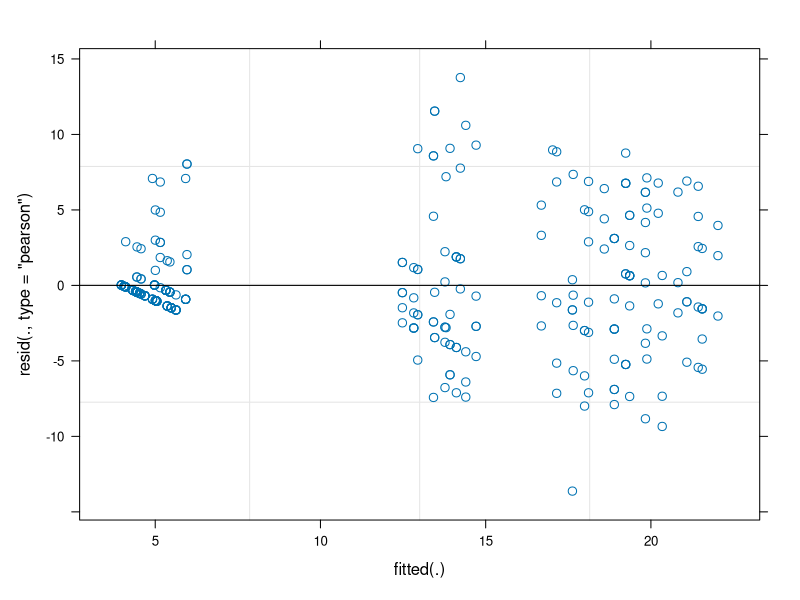
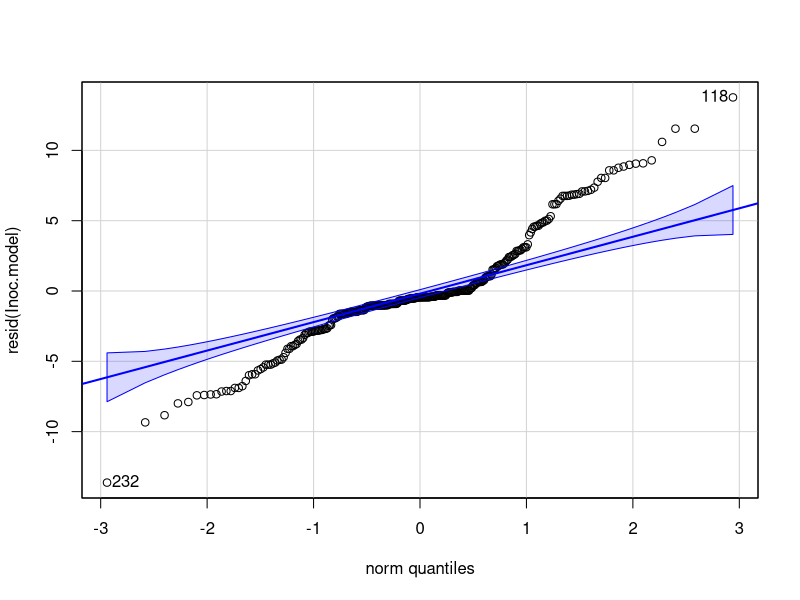
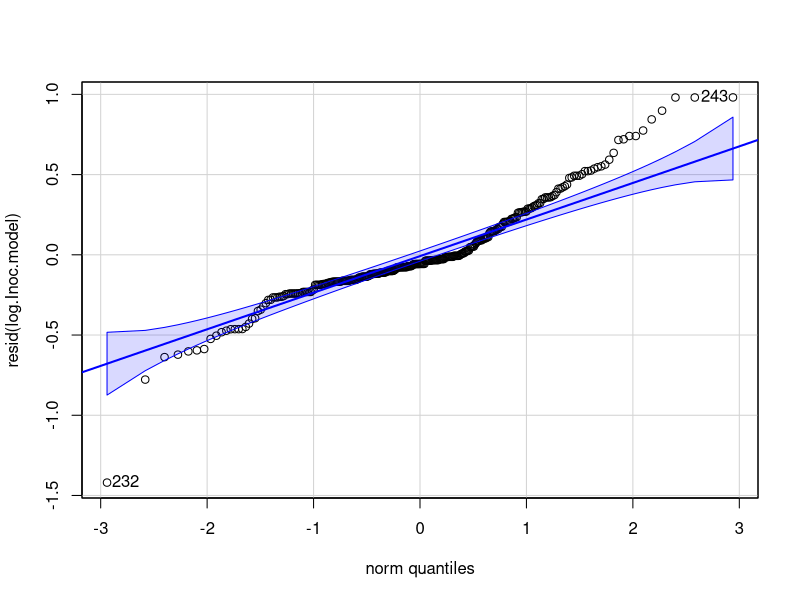
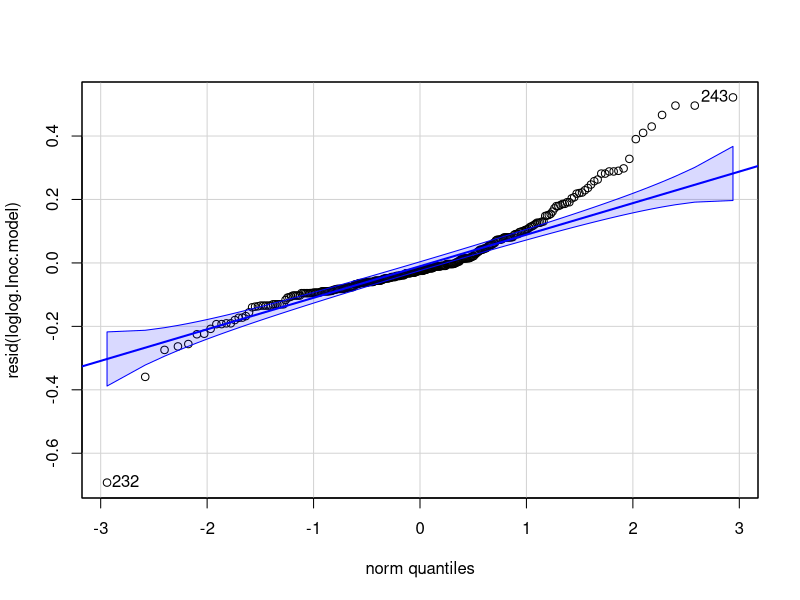
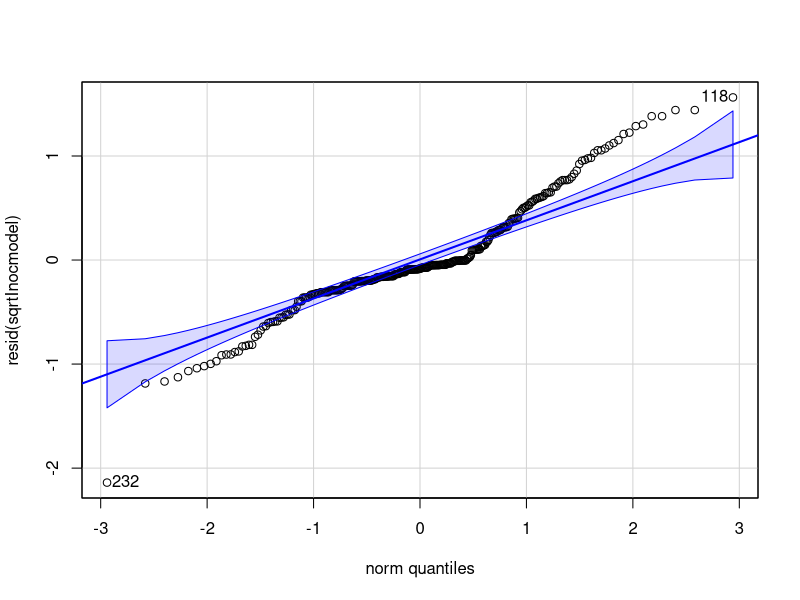
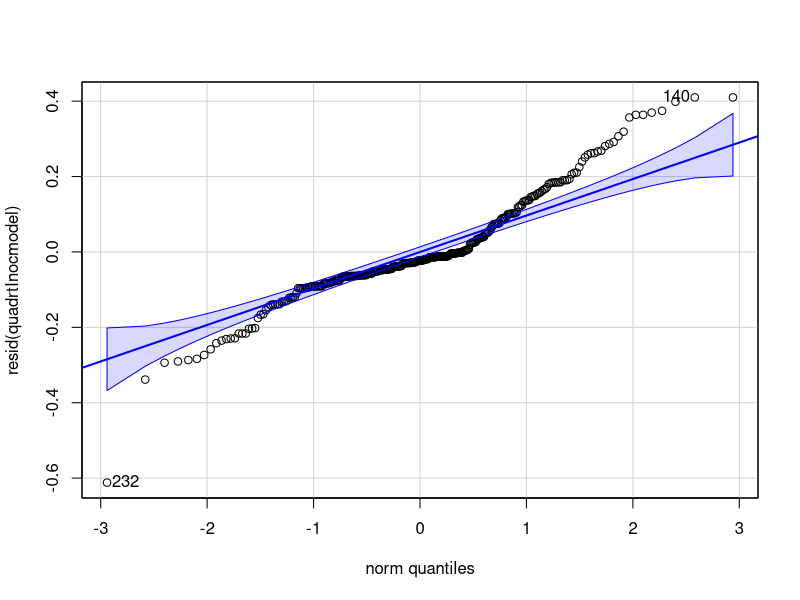

Generate these figures, in order, with R: (Note: this script raises an error after producing the figures.)
#Cassiopea Polyp Data Stats-- New and Improved
#Making a new script to redo all of my models to include plate as a factor
#Created by Jennica Moffat March 24, 2020

#Clear the environment
rm(list=ls())
#load libraries
library(tidyverse)
library(car)
library(lme4)
library(lmerTest)
library("lmtest")
library(MASS)
library("gmodels")

#Load data
mydata<-read.csv("Data/Thesis_PolypData_Summary.csv")
mydata$Temp<-as.factor(mydata$Temp)
mydata$Plate<-as.factor(mydata$Plate)
NoApoData <- mydata %>%
  filter(Genotype != "Aposymbiotic") %>%
  droplevels
#Adding columns for each developmental stage to see percentage that actually reached that stage in 28 days
Developed.data<-NoApoData%>%
  mutate(Inoc = ifelse(is.na(Days.to.Inoculation), "No", "Yes"),
         Strob=ifelse(is.na(Days.to.Strobilation), "No", "Yes"),
         Ephyra=ifelse(is.na(Days.to.Ephyra), "No", "Yes"))

#Genotype (fixed) and Temperature (fixed) on dependent variables 

#Time to inoculation####
#Start with log-linear analysis
#Columns: Geno, Temp, Plate, inoc (yes or no), and Frequency (count of that combo)
Developed.data.df <- Developed.data %>% modify_if(is.character, as.factor)
InocFreq<- Developed.data.df%>%group_by(Genotype, Temp, Plate, Inoc, .drop=FALSE)%>%
  tally(name="Freq")
#.drop=FALSE makes df keep tallies of 0's
#Different code for Chi-squared test

full.mod<-glm(Freq ~ Genotype*Temp*Plate*Inoc, 
              data = InocFreq, family = poisson)
deviance(full.mod)
Anova(full.mod, type="III")
anova(full.mod, test="Chisq")

full.mod.order<-glm(Freq ~ Temp*Genotype*Plate*Inoc, 
              data = InocFreq, family = poisson)
deviance(full.mod.order)#Same
anova(full.mod.order, test="Chisq")
Anova(full.mod.order, type="III")
#So order matters for little a anova, but not big A anova?
capture.output(Anova(full.mod, type="III"),file="Inoc.full.mod.typeIII.doc")
capture.output(anova(full.mod, test="Chisq"),file="Inoc.full.mod.chi.doc")
capture.output(Anova(full.mod.order, type="III"),file="Inoc.full.mod.order.typeIII.doc")
capture.output(anova(full.mod.order, test="Chisq"), file="Inoc.full.mod.order.chi.doc")
#So order matters when I do "test=Chisq" but not Anova, type=III. So I will stick with that.

Anova(full.mod, type="III")
#Plate doe not matter 

mod1<-glm(Freq ~ Genotype*Temp*Inoc, 
          data = InocFreq, family = poisson)
Anova(mod1, type="III")

lrtest(mod1, full.mod)
#Definitely use the simpler model without plate. 


#General linear model with those that did inoculate
#I need to remove the NA's
InocData<-NoApoData%>%
  filter(!is.na(Days.to.Inoculation ))

#Make model
Inoc.model<-lmer(Days.to.Inoculation~Genotype*Temp+(1|Plate), data=InocData)
plot(Inoc.model)
#Not great, early days are clustered. 
qqp(resid(Inoc.model), "norm")
#Woof. Horrible. 

InocData$logIDays<-log(InocData$Days.to.Inoculation)
log.Inoc.model<-lmer(logIDays~Genotype*Temp+(1|Plate), data=InocData)
logInocmodelres<-resid(log.Inoc.model)
qqp(resid(log.Inoc.model), "norm")
#Better, but not good enough. 

#double log
InocData$loglogIDays<-log(InocData$logIDays)
loglog.Inoc.model<-lmer(loglogIDays~Genotype*Temp+(1|Plate), data=InocData)
qqp(resid(loglog.Inoc.model), "norm")
#Same as log

#Square root
InocData$sqrtIDays<-sqrt(InocData$Days.to.Inoculation)
sqrtInocmodel<-lmer(sqrtIDays~Genotype*Temp+(1|Plate), data=InocData)
qqp(resid(sqrtInocmodel), "norm")
#Worse than log. 

#Quad root
InocData$quadrtIDays<-sqrt(InocData$sqrtIDays)
quadrtInocmodel<-lmer(quadrtIDays~Genotype*Temp+(1|Plate), data=InocData)
qqp(resid(quadrtInocmodel), "norm")
#Worse

#Running it with the logged data for now
log.Inoc.model.full<-lm(logIDays~Genotype*Temp*Plate, data=InocData)
Anova(log.Inoc.model.full, type="III")
#Plate has no effect
log.Inoc.model2<-lm(logIDays~Genotype*Temp, data=InocData)

lrtest(log.Inoc.model2, log.Inoc.model.full)

AIC(log.Inoc.model) #214
AIC(log.Inoc.model.full) #125
AIC(log.Inoc.model2) #162

BIC(log.Inoc.model) #277
BIC(log.Inoc.model.full) #351
BIC(log.Inoc.model2) #222


#Boxcox 
full.inoc.model<-lm(Days.to.Inoculation ~ Genotype*Temp*Plate, data=InocData)
step.inoc.model<-stepAIC(full.inoc.model, direction="both", trace = F)

boxcox<-boxcox(step.inoc.model,lambda = seq(-5, 5, 1/1000),plotit = TRUE )

Selected.Power<-boxcox$x[boxcox$y==max(boxcox$y)]
Selected.Power

InocData<- InocData%>%
  mutate(tranInoc = Days.to.Inoculation^(-0.484))
trans.Inoc.model<-lm(tranInoc~Genotype*Temp*Plate, data=InocData)
qqp(resid(trans.Inoc.model), "norm")
#Oh, that's worse than log I think
  
#Gotta do generalized linear model. 
#poisson
poisson <- fitdistr(InocData$Days.to.Inoculation, "Poisson")
qqp(InocData$Days.to.Inoculation, "pois", poisson$estimate, lambda=8)
#I think that's the best fit. 

Inoc.model<-glmer(Days.to.Inoculation ~ Genotype*Temp+(1|Plate), data = InocData, family = poisson(link = "log"))
summary(Inoc.model)
Anova(Inoc.model, type="III")
print(summary(Inoc.model), correlation=TRUE)


Inoc.model2<-glm(Days.to.Inoculation ~ Genotype*Temp*Plate, data = InocData, family = poisson(link = "log"))
Anova(Inoc.model2, type="III")
summary(Inoc.model2)

Inoc.model3<-glm(Days.to.Inoculation ~ Genotype*Temp, data = InocData, family = poisson(link = "log"))
Anova(Inoc.model3, type="III")

Inoc.model4<-glmer(Days.to.Inoculation ~ Genotype+Temp+(1|Plate), data = InocData, family = poisson(link = "log"))
Anova(Inoc.model4, type="III")

AIC(Inoc.model) #1601.8
AIC(Inoc.model2) #1592
AIC(Inoc.model3) #1601.7
AIC(Inoc.model4) #1600.9
lrtest(Inoc.model3, Inoc.model2)
#Sig diff means I should use full model, but plate doesn't matter, so why?
#"Problem with likelihood – adding a variable always improves likelihood"

#Time to strobilation####
#Start with log-linear analysis
#Columns: Geno, Temp, Plate, inoc (yes or no), and Frequency (count of that combo)
Developed.data.df <- Developed.data %>% modify_if(is.character, as.factor)
StrobFreq<- Developed.data.df%>%group_by(Genotype, Temp, Plate, Strob, .drop=FALSE)%>%
  tally(name="Freq")
#.drop=FALSE makes df keep tallies of 0's
#Different code for Chi-squared test

full.mod<-glm(Freq ~ Genotype*Temp*Plate*Strob, 
              data = StrobFreq, family = poisson)
deviance(full.mod)
Anova(full.mod, type="III")
#Plate is 0.05 with interaction with Temp

mod1<-glm(Freq ~ Genotype*Temp*Strob, 
          data = StrobFreq, family = poisson)
Anova(mod1, type="III")

lrtest(mod1, full.mod)
#I can use the simpler model without plate.

#I need to remove the NA's
StrobilatedData <- NoApoData %>%
  filter(Days.to.Strobilation != "NA")
StrobilatedData<-StrobilatedData%>%
  mutate_if(is.character, as.factor)

#Make model
Strob.model<-lmer(Days.to.Strobilation~Genotype*Temp+(1|Plate), data=StrobilatedData)
#Check assumptions
plot(Strob.model)
qqp(resid(Strob.model), "norm")
#Not normal

#Log data
StrobilatedData$logStrob.Days<-log(StrobilatedData$Days.to.Strobilation)
logStrobmodel<-lmer(logStrob.Days~Genotype*Temp+(1|Plate), data=StrobilatedData)
qqp(resid(logStrobmodel), "norm")
#Better, but not good enough. 

#Double log
StrobilatedData$loglogStrob.Days<-log(StrobilatedData$logStrob.Days)
loglogStrobmodel<-lmer(loglogStrob.Days~Genotype*Temp+(1|Plate), data=StrobilatedData)
qqp(resid(loglogStrobmodel), "norm")

#Triple log?
StrobilatedData$log3Strob.Days<-log(StrobilatedData$loglogStrob.Days)
log3Strobmodel<-lmer(log3Strob.Days~Genotype*Temp+(1|Plate), data=StrobilatedData)
qqp(resid(log3Strobmodel), "norm")
#Ugh it's so close.
plot(loglogStrobmodel)

#Square root
StrobilatedData$sqrtStrob.Days<-sqrt(StrobilatedData$Days.to.Strobilation)
sqrtStrobmodel<-lmer(sqrtStrob.Days~Genotype*Temp+(1|Plate), data=StrobilatedData)
qqp(resid(sqrtStrobmodel), "norm")
#No

#Fourth root
StrobilatedData$fourthrt.Strob.Days<-sqrt(StrobilatedData$sqrtStrob.Days)
fourthrtStrobmodel<-lmer(fourthrt.Strob.Days~Genotype*Temp+(1|Plate), data=StrobilatedData)
qqp(resid(fourthrtStrobmodel), "norm")
#No different from square root

Anova(loglogStrobmodel, type="III")
#Interaction: P=0.02743

#Model selection
Strob.mod.full<-lm(loglogStrob.Days~Genotype*Temp*Plate, data=StrobilatedData)
Strob.model2<-lmer(loglogStrob.Days~Genotype*Temp + (1|Plate), data=StrobilatedData)
Strob.model3<-lm(loglogStrob.Days~Genotype*Temp, data=StrobilatedData)

Anova(Strob.mod.full, type="III")
Anova(Strob.model2, type="III")
Anova(Strob.model3, type="III")

AIC(Strob.mod.full) #-448
AIC(Strob.model2) #-348
AIC(Strob.model3) #-431
#Model with all interactions is lowest, but can't even run because of aliased coefficients. 

#Boxcox
full.strob.model<-lm(Days.to.Strobilation ~ Genotype*Temp*Plate, data=StrobilatedData)
step.strob.model<-stepAIC(full.strob.model, direction="both", trace = F)

boxcox<-boxcox(step.strob.model,lambda = seq(-5, 5, 1/1000),plotit = TRUE )

Selected.Power<-boxcox$x[boxcox$y==max(boxcox$y)]
Selected.Power
#-0.352

StrobilatedData$Strob.trans<-(StrobilatedData$Days.to.Strobilation)^-0.352
trans.strob.model<-lm(Strob.trans~Genotype*Temp*Plate, data = StrobilatedData)
qqp(resid(trans.strob.model), "norm")
#I think that's close enough
Anova(trans.strob.model, type="III")
#error about aliased coefficients in the model. It's because some plates only had one well strobilate. 
trans.strob.model2<-lmer(Strob.trans~Genotype*Temp+(1|Plate), data=StrobilatedData)
Anova(trans.strob.model2, type="III")
  
#Time to ephyra####
#Start with log-linear analysis
#Columns: Geno, Temp, Plate, inoc (yes or no), and Frequency (count of that combo)
Developed.data.df <- Developed.data %>% modify_if(is.character, as.factor)
EphyraFreq<- Developed.data.df%>%group_by(Genotype, Temp, Plate, Ephyra, .drop=FALSE)%>%
  tally(name="Freq")
#.drop=FALSE makes df keep tallies of 0's
full.mod<-glm(Freq ~ Genotype*Temp*Plate*Ephyra, 
              data = EphyraFreq, family = poisson)
deviance(full.mod)
Anova(full.mod, type="III")
#Plate is 0.06 with interaction with Temp

mod1<-glm(Freq ~ Genotype*Temp*Ephyra, 
          data = EphyraFreq, family = poisson)
Anova(mod1, type="III")

lrtest(mod1, full.mod)
#I can use the simpler model without plate.

#General linear model
#I need to remove the NA's
TEData <- NoApoData %>%
  filter(Days.to.Ephyra != "NA")
TEData<-TEData%>%
  mutate_if(is.character, as.factor)

#Make model
TEmodel<-lm(Days.to.Ephyra~Genotype*Temp*Plate, data=TEData)
#Check assumptions
plot(TEmodel)
qqp(resid(TEmodel), "norm")

#log transform
TEData$log.E.Days<-log(TEData$Days.to.Ephyra)
logTEmodel<-lmer(log.E.Days~Genotype*Temp+(1|Plate), data=TEData)
qqp(resid(logTEmodel), "norm")

#double log
TEData$loglog.E.Days<-log(TEData$log.E.Days)
loglogTEmodel<-lmer(loglog.E.Days~Genotype*Temp+(1|Plate), data=TEData)
qqp(resid(loglogTEmodel), "norm")
#Mehhhh

#Square root
TEData$sqrtEDays<-sqrt(TEData$Days.to.Ephyra)
sqrtTEmodel<-lmer(sqrtEDays~Genotype*Temp+(1|Plate), data=TEData)
qqp(resid(sqrtTEmodel), "norm")
#No

#Fourth root
TEData$fourthrtEDays<-sqrt(TEData$sqrtEDays)
fourthrtTEmodel<-lmer(fourthrtEDays~Genotype*Temp+(1|Plate), data=TEData)
qqp(resid(fourthrtTEmodel), "norm")
#no

#Double log is best
#Model selection
loglogTEmodel<-lmer(loglog.E.Days~Genotype*Temp+(1|Plate), data=TEData)
TEphyra.model2<-lm(loglog.E.Days~Genotype*Temp*Plate, data=TEData)
TEphyra.model3<-lm(loglog.E.Days~Genotype*Temp, data=TEData)
TEphyra.model4<-lmer(loglog.E.Days~Genotype+Temp+(1|Plate), data=TEData)

AIC(loglogTEmodel) #-452
AIC(TEphyra.model2) #-547
AIC(TEphyra.model3) #-538
AIC(TEphyra.model4) #-494
#full model is best
Anova(TEphyra.model2)#Plate matters
Anova(loglogTEmodel, type="III")#Interaction is 0.08
Anova(TEphyra.model4, type="III")

#Boxcox
full.TE.model<-lm(Days.to.Ephyra ~ Genotype*Temp*Plate, data=TEData)
step.TE.model<-stepAIC(full.TE.model, direction="both", trace = F)

boxcox<-boxcox(step.TE.model,lambda = seq(-5, 5, 1/1000),plotit = TRUE )

Selected.Power<-boxcox$x[boxcox$y==max(boxcox$y)]
Selected.Power
#-0.409

TEData$TE.trans<-(TEData$Days.to.Ephyra)^-0.409
trans.TE.model<-lm(TE.trans~Genotype*Temp*Plate, data = TEData)
qqp(resid(trans.TE.model), "norm")
#Better than any other transformations
plot(trans.TE.model)
#Leverage of one = groups with only one rep

trans.TE.model2<-lmer(TE.trans~Genotype*Temp+(1|Plate), data = TEData)
qqp(resid(trans.TE.model2), "norm")
Anova(trans.TE.model2, Type="III")

trans.TE.model3<-lmer(TE.trans~Genotype+Temp+(1|Plate), data = TEData)
Anova(trans.TE.model3, type="III")

AIC(trans.TE.model2) #-920
AIC(trans.TE.model3) #-978
lrtest(trans.TE.model3, trans.TE.model2)
#Sig LRT test = use bigger model


#Total average ephyra production####

#Make model
Ephyramodel<-lmer(Total.Ephyra.Produced~Genotype*Temp+(1|Plate), data=NoApoData)

#Check assumptions
plot(Ephyramodel)
qqp(resid(Ephyramodel), "norm")
#Not really normal

#Log data
NoApoData$logTotalEphyra<-log(NoApoData$Total.Ephyra.Produced+1)
logEphyraModel<-lmer(logTotalEphyra~Genotype*Temp+(1|Plate), data=NoApoData)
plot(logEphyraModel)
qqp(resid(logEphyraModel), "norm")
#didn't do anything

#Squart root
NoApoData$sqrtTotalEphyra<-sqrt(NoApoData$Total.Ephyra.Produced)
sqrtEphyraModel<-lmer(sqrtTotalEphyra~Genotype*Temp+(1|Plate), data=NoApoData)
plot(sqrtEphyraModel)
qqp(resid(sqrtEphyraModel), "norm")
#Beautiful

anova(sqrtEphyraModel)
summary(sqrtEphyraModel)
#This is saying that, when taking into account plate, the interaction of Geno*Temp 
#is significant (P=0.0007557)

#Model selection
Ephyra.model2<-lm(sqrtTotalEphyra~Genotype*Temp, data=NoApoData)
anova(Ephyra.model2)
#Interaction P=0.00096

Ephyra.model3<-lm(sqrtTotalEphyra~Genotype*Temp + Plate, data=NoApoData)
anova(Ephyra.model3)
Ephyra.model4<-lm(sqrtTotalEphyra~Genotype*Temp*Plate, data=NoApoData)
anova(Ephyra.model4)

AIC(sqrtEphyraModel) #395.55
AIC(Ephyra.model2) #348.4
AIC(Ephyra.model3) #343.1
AIC(Ephyra.model4) #342.8
#Model with all interactions is lowest.
#But use model with plate as random factor to account for it. 
Anova(sqrtEphyraModel, type="III")

#Bud production####
Budmodel<-lmer(Total.Buds~Genotype*Temp+(1|Plate), data=mydata)
plot(Budmodel)
qqp(resid(Budmodel), "norm")
#Yes, normal!!

Budmodel2<-lm(Total.Buds~Genotype*Temp, data=mydata)
Budmodel3<-lm(Total.Buds~Genotype*Temp+Plate, data=mydata)
Budmodel4<-lm(Total.Buds~Genotype*Temp*Plate, data=mydata)
Anova(Budmodel4, type="III")
#Plate actually has no effect on any other variables, for once. 

AIC(Budmodel) #1580
AIC(Budmodel2) #1567
AIC(Budmodel3)#1569
AIC(Budmodel4)#1631
#Without plate is best
Anova(Budmodel2, type="III")
#Interaction: P=0.002318


#Survival####
#To do log-linear analysis, I need a new dataframe
#Columns: Geno, Temp, Plate, Survived (yes or no), and Frequency (count of that combo)
Survival<- mydata%>%group_by(Genotype, Temp, Plate, Survive.to.End)%>%
  tally(Survive.to.End == "Yes")
#I have one NA for survial b/c I spilled it and lost it. Just gonna remove it. 
mydata2<-mydata%>%
  filter(Survive.to.End != "NA")

#Making dataframe to run chi-square test
mydata2_df <- mydata2 %>% modify_if(is.character, as.factor)
Survival<- mydata2_df%>%group_by(Genotype, Temp, Plate, Survive.to.End, .drop=FALSE)%>%
  tally(name="Freq")
#.drop=FALSE makes df keep tallies of 0's

#Renaming Survive.to.End to Survived because I'm dumb and made a very long column name
names(Survival)[names(Survival) == 'Survive.to.End'] <- 'Survived'

mod0 <- glm(Freq ~ Genotype + Temp + Plate + Survived, 
            data = Survival, family = poisson)
summary(mod0)

full.mod<-glm(Freq ~ Genotype*Temp*Plate*Survived, 
          data = Survival, family = poisson)
deviance(full.mod)
Anova(full.mod, type="III")
summary(full.mod)
#No sig effect of plate, or anything.

mod2<-glm(Freq~Genotype*Temp*Survived, data=Survival, family=poisson)
Anova(mod2, type="III")
#Nothing significant

mod3<-glm(Freq~(Genotype*Survived)+(Temp*Survived), data=Survival, family=poisson)
Anova(mod3, type="III")
#So now temp sig affects survival, but not geno

mod4<-glm(Freq~Temp*Survived, data=Survival, family=poisson)
Anova(mod4, type="III")

lrtest(mod3, mod2)
#mod3 better than mod2
lrtest(mod4, mod3)
#mod4 better than mod3
#Trying other things####
fit.1 <- glm(Inoc == "yes" ~ Genotype+Temp, data = Developed.data, family = binomial)
summary(fit.1)
summary(Developed.data)
